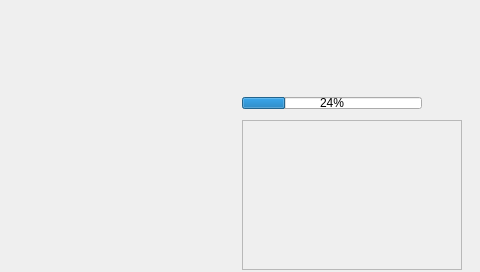
<?xml version="1.0" encoding="UTF-8"?>
<ui version="4.0">
 <class>selfcheck_Window</class>
 <widget class="QMainWindow" name="selfcheck_Window">
  <property name="geometry">
   <rect>
    <x>0</x>
    <y>0</y>
    <width>480</width>
    <height>272</height>
   </rect>
  </property>
  <property name="windowTitle">
   <string>MainWindow</string>
  </property>
  <widget class="QWidget" name="centralwidget">
   <widget class="QProgressBar" name="SelfcheckBar">
    <property name="geometry">
     <rect>
      <x>242</x>
      <y>97</y>
      <width>180</width>
      <height>12</height>
     </rect>
    </property>
    <property name="value">
     <number>24</number>
    </property>
   </widget>
   <widget class="QLabel" name="progresslabel">
    <property name="geometry">
     <rect>
      <x>438</x>
      <y>94</y>
      <width>18</width>
      <height>18</height>
     </rect>
    </property>
    <property name="text">
     <string/>
    </property>
   </widget>
   <widget class="QScrollArea" name="scrollArea">
    <property name="geometry">
     <rect>
      <x>242</x>
      <y>120</y>
      <width>220</width>
      <height>150</height>
     </rect>
    </property>
    <property name="widgetResizable">
     <bool>true</bool>
    </property>
    <widget class="QWidget" name="scrollAreaWidgetContent">
     <property name="geometry">
      <rect>
       <x>0</x>
       <y>0</y>
       <width>218</width>
       <height>148</height>
      </rect>
     </property>
    </widget>
   </widget>
  </widget>
 </widget>
 <resources/>
 <connections/>
</ui>
